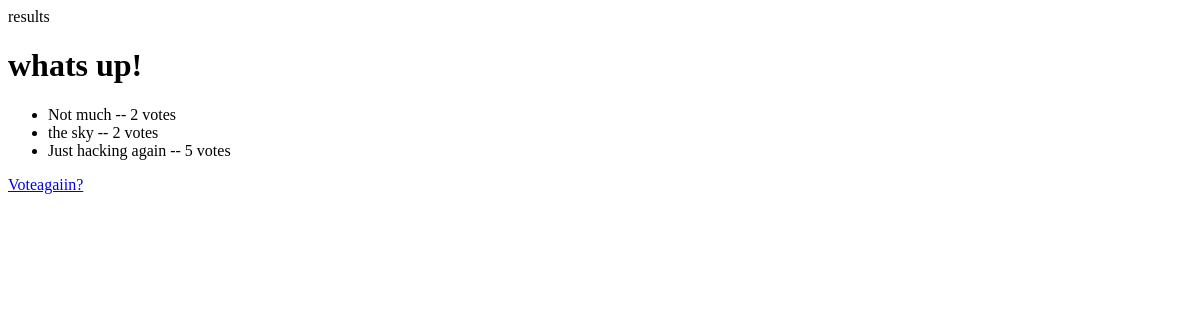
The app's page /polls/1/results/, older data.
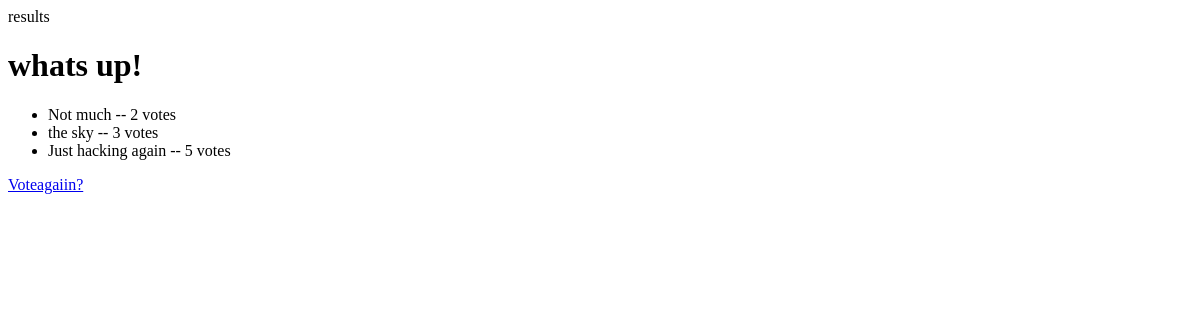
The same page, newer data.
### polls/models.py (models this page shows, shortened)
class Choice(models.Model):
    question = models.ForeignKey(Question, on_delete=models.CASCADE)
    choice_text = models.CharField(max_length=200)
    votes = models.IntegerField(default=0)

### polls/views.py (the view)
# urls.py: path("<int:pk>/results/", views.ResultsView.as_view(), name="results"),
class ResultsView(generic.DetailView):
    model = Question
    template_name = "polls/results.html"
    def get_queryset(self):
        return Question.objects.filter(pub_date__lte=timezone.now())

### polls/templates/polls/results.html
<p1>results</p1>
<h1>{{ question.question_text }}</h1>
<ul>
    {% for choice in question.choice_set.all %}
        <li>{{ choice.choice_text }} -- {{ choice.votes }} vote{{ choice.votes|pluralize }}</li>
    {% endfor %}
</ul>
<a href="{% url 'polls:detail' question.id }">Voteagaiin?</a>

Row changes from the older to the newer data that the page shows:
changed Choice "the sky": votes "2" → "3"
